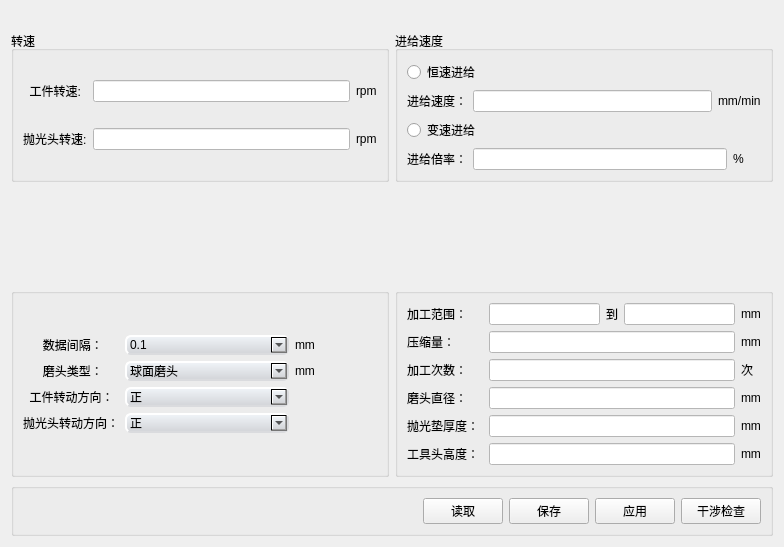
             <widget class="QWidget" name="page_4">
              <layout class="QVBoxLayout" name="verticalLayout">
               <item>
                <spacer name="horizontalSpacer_3">
                 <property name="orientation">
                  <enum>Qt::Horizontal</enum>
                 </property>
                 <property name="sizeHint" stdset="0">
                  <size>
                   <width>40</width>
                   <height>20</height>
                  </size>
                 </property>
                </spacer>
               </item>
               <item>
                <layout class="QGridLayout" name="gridLayout_15">
                 <item row="0" column="0">
                  <widget class="QGroupBox" name="groupBox_5">
                   <property name="title">
                    <string>转速</string>
                   </property>
                   <layout class="QHBoxLayout" name="horizontalLayout_23">
                    <item>
                     <layout class="QGridLayout" name="gridLayout_9">
                      <item row="0" column="0">
                       <widget class="QLabel" name="label_3">
                        <property name="text">
                         <string>  工件转速:</string>
                        </property>
                       </widget>
                      </item>
                      <item row="0" column="1">
                       <widget class="QLineEdit" name="lineEdit_constCSpeed">
                        <property name="styleSheet">
                         <string notr="true">background-color: rgb(255, 255, 255);</string>
                        </property>
                       </widget>
                      </item>
                      <item row="0" column="2">
                       <widget class="QLabel" name="label_40">
                        <property name="text">
                         <string>rpm</string>
                        </property>
                       </widget>
                      </item>
                      <item row="1" column="0">
                       <widget class="QLabel" name="label_54">
                        <property name="text">
                         <string>抛光头转速:</string>
                        </property>
                       </widget>
                      </item>
                      <item row="1" column="1">
                       <widget class="QLineEdit" name="lineEdit_Toolspeed">
                        <property name="sizePolicy">
                         <sizepolicy hsizetype="Ignored" vsizetype="Fixed">
                          <horstretch>0</horstretch>
                          <verstretch>0</verstretch>
                         </sizepolicy>
                        </property>
                        <property name="styleSheet">
                         <string notr="true">background-color: rgb(255, 255, 255);</string>
                        </property>
                       </widget>
                      </item>
                      <item row="1" column="2">
                       <widget class="QLabel" name="label_41">
                        <property name="text">
                         <string>rpm</string>
                        </property>
                       </widget>
                      </item>
                     </layout>
                    </item>
                   </layout>
                  </widget>
                 </item>
                 <item row="2" column="1">
                  <widget class="QGroupBox" name="groupBox_8">
                   <property name="title">
                    <string/>
                   </property>
                   <layout class="QHBoxLayout" name="horizontalLayout_21">
                    <item>
                     <layout class="QGridLayout" name="gridLayout_6">
                      <item row="0" column="0">
                       <widget class="QLabel" name="label_52">
                        <property name="text">
                         <string>加工范围：  </string>
                        </property>
                       </widget>
                      </item>
                      <item row="0" column="1">
                       <widget class="QLineEdit" name="lineEdit_ProdessLeft">
                        <property name="styleSheet">
                         <string notr="true">background-color: rgb(255, 255, 255);</string>
                        </property>
                       </widget>
                      </item>
                      <item row="0" column="2">
                       <widget class="QLabel" name="label_113">
                        <property name="text">
                         <string>到</string>
                        </property>
                       </widget>
                      </item>
                      <item row="0" column="3">
                       <widget class="QLineEdit" name="lineEdit_ProcessRight">
                        <property name="styleSheet">
                         <string notr="true">background-color: rgb(255, 255, 255);</string>
                        </property>
                       </widget>
                      </item>
                      <item row="0" column="4">
                       <widget class="QLabel" name="label_56">
                        <property name="text">
                         <string>mm</string>
                        </property>
                       </widget>
                      </item>
                      <item row="1" column="0">
                       <widget class="QLabel" name="label_53">
                        <property name="text">
                         <string>压缩量： </string>
                        </property>
                       </widget>
                      </item>
                      <item row="1" column="1" colspan="3">
                       <widget class="QLineEdit" name="lineEdit_Pressure">
                        <property name="sizePolicy">
                         <sizepolicy hsizetype="Ignored" vsizetype="Fixed">
                          <horstretch>0</horstretch>
                          <verstretch>0</verstretch>
                         </sizepolicy>
                        </property>
                        <property name="styleSheet">
                         <string notr="true">background-color: rgb(255, 255, 255);</string>
                        </property>
                       </widget>
                      </item>
                      <item row="1" column="4">
                       <widget class="QLabel" name="label_57">
                        <property name="text">
                         <string>mm</string>
                        </property>
                       </widget>
                      </item>
                      <item row="2" column="0">
                       <widget class="QLabel" name="label_55">
                        <property name="text">
                         <string>加工次数： </string>
                        </property>
                       </widget>
                      </item>
                      <item row="2" column="1" colspan="3">
                       <widget class="QLineEdit" name="lineEdit_ProcessCycle">
                        <property name="sizePolicy">
                         <sizepolicy hsizetype="Ignored" vsizetype="Fixed">
                          <horstretch>0</horstretch>
                          <verstretch>0</verstretch>
                         </sizepolicy>
                        </property>
                        <property name="styleSheet">
                         <string notr="true">background-color: rgb(255, 255, 255);</string>
                        </property>
                       </widget>
                      </item>
                      <item row="2" column="4">
                       <widget class="QLabel" name="label_58">
                        <property name="text">
                         <string>次</string>
                        </property>
                       </widget>
                      </item>
                      <item row="3" column="0">
                       <widget class="QLabel" name="label_133">
                        <property name="text">
                         <string>磨头直径： </string>
                        </property>
                       </widget>
                      </item>
                      <item row="3" column="1" colspan="3">
                       <widget class="QLineEdit" name="lineEdit_ToolD">
                        <property name="sizePolicy">
                         <sizepolicy hsizetype="Ignored" vsizetype="Fixed">
                          <horstretch>0</horstretch>
                          <verstretch>0</verstretch>
                         </sizepolicy>
                        </property>
                        <property name="styleSheet">
                         <string notr="true">background-color: rgb(255, 255, 255);</string>
                        </property>
                       </widget>
                      </item>
                      <item row="3" column="4">
                       <widget class="QLabel" name="label_116">
                        <property name="text">
                         <string>mm</string>
                        </property>
                       </widget>
                      </item>
                      <item row="4" column="0">
                       <widget class="QLabel" name="label_136">
                        <property name="text">
                         <string>抛光垫厚度： </string>
                        </property>
                       </widget>
                      </item>
                      <item row="4" column="1" colspan="3">
                       <widget class="QLineEdit" name="lineEdit_ClothThick">
                        <property name="sizePolicy">
                         <sizepolicy hsizetype="Ignored" vsizetype="Fixed">
                          <horstretch>0</horstretch>
                          <verstretch>0</verstretch>
                         </sizepolicy>
                        </property>
                        <property name="styleSheet">
                         <string notr="true">background-color: rgb(255, 255, 255);</string>
                        </property>
                       </widget>
                      </item>
                      <item row="4" column="4">
                       <widget class="QLabel" name="label_130">
                        <property name="text">
                         <string>mm</string>
                        </property>
                       </widget>
                      </item>
                      <item row="5" column="0">
                       <widget class="QLabel" name="label_141">
                        <property name="text">
                         <string>工具头高度： </string>
                        </property>
                       </widget>
                      </item>
                      <item row="5" column="1" colspan="3">
                       <widget class="QLineEdit" name="lineEdit_Toolhigh">
                        <property name="sizePolicy">
                         <sizepolicy hsizetype="Ignored" vsizetype="Fixed">
                          <horstretch>0</horstretch>
                          <verstretch>0</verstretch>
                         </sizepolicy>
                        </property>
                        <property name="styleSheet">
                         <string notr="true">background-color: rgb(255, 255, 255);</string>
                        </property>
                       </widget>
                      </item>
                      <item row="5" column="4">
                       <widget class="QLabel" name="label_134">
                        <property name="text">
                         <string>mm</string>
                        </property>
                       </widget>
                      </item>
                     </layout>
                    </item>
                   </layout>
                  </widget>
                 </item>
                 <item row="2" column="0">
                  <widget class="QGroupBox" name="groupBox_7">
                   <property name="title">
                    <string/>
                   </property>
                   <layout class="QVBoxLayout" name="verticalLayout_11">
                    <item>
                     <layout class="QGridLayout" name="gridLayout">
                      <item row="1" column="0">
                       <widget class="QLabel" name="label_47">
                        <property name="text">
                         <string>      磨头类型：</string>
                        </property>
                       </widget>
                      </item>
                      <item row="1" column="3">
                       <widget class="QLabel" name="label_49">
                        <property name="text">
                         <string>mm</string>
                        </property>
                       </widget>
                      </item>
                      <item row="0" column="1" colspan="2">
                       <widget class="QComboBox" name="comboBox_dataDistance">
                        <property name="styleSheet">
                         <string notr="true">/*按钮普通态*/
QComboBox{
         border-style: outset;
         border-width: 2px;
         border-color: #dadbde;
         border-radius: 6px;
         background-color: qlineargradient(x1: 0, y1: 0, x2:0, y2:1,stop: 0 #f0f4f8, stop: 1 #d2d4d8);    
}</string>
                        </property>
                        <property name="modelColumn">
                         <number>0</number>
                        </property>
                        <item>
                         <property name="text">
                          <string>0.1</string>
                         </property>
                        </item>
                        <item>
                         <property name="text">
                          <string>0.05</string>
                         </property>
                        </item>
                       </widget>
                      </item>
                      <item row="0" column="3">
                       <widget class="QLabel" name="label_48">
                        <property name="text">
                         <string>mm</string>
                        </property>
                       </widget>
                      </item>
                      <item row="0" column="0">
                       <widget class="QLabel" name="label_46">
                        <property name="text">
                         <string>      数据间隔：</string>
                        </property>
                       </widget>
                      </item>
                      <item row="2" column="0">
                       <widget class="QLabel" name="label_50">
                        <property name="text">
                         <string>  工件转动方向：</string>
                        </property>
                       </widget>
                      </item>
                      <item row="3" column="1" colspan="2">
                       <widget class="QComboBox" name="comboBox_ToolDirect">
                        <property name="styleSheet">
                         <string notr="true">/*按钮普通态*/
QComboBox{
         border-style: outset;
         border-width: 2px;
         border-color: #dadbde;
         border-radius: 6px;
         background-color: qlineargradient(x1: 0, y1: 0, x2:0, y2:1,stop: 0 #f0f4f8, stop: 1 #d2d4d8);    
}</string>
                        </property>
                        <item>
                         <property name="text">
                          <string>正</string>
                         </property>
                        </item>
                        <item>
                         <property name="text">
                          <string>反</string>
                         </property>
                        </item>
                       </widget>
                      </item>
                      <item row="2" column="1" colspan="2">
                       <widget class="QComboBox" name="comboBox_Cdirect">
                        <property name="styleSheet">
                         <string notr="true">/*按钮普通态*/
QComboBox{
         border-style: outset;
         border-width: 2px;
         border-color: #dadbde;
         border-radius: 6px;
         background-color: qlineargradient(x1: 0, y1: 0, x2:0, y2:1,stop: 0 #f0f4f8, stop: 1 #d2d4d8);    
}</string>
                        </property>
                        <item>
                         <property name="text">
                          <string>正</string>
                         </property>
                        </item>
                        <item>
                         <property name="text">
                          <string>反</string>
                         </property>
                        </item>
                       </widget>
                      </item>
                      <item row="3" column="0">
                       <widget class="QLabel" name="label_51">
                        <property name="text">
                         <string>抛光头转动方向：</string>
                        </property>
                       </widget>
                      </item>
                      <item row="1" column="1" colspan="2">
                       <widget class="QComboBox" name="comboBox_toolRaidus">
                        <property name="styleSheet">
                         <string notr="true">/*按钮普通态*/
QComboBox{
         border-style: outset;
         border-width: 2px;
         border-color: #dadbde;
         border-radius: 6px;
         background-color: qlineargradient(x1: 0, y1: 0, x2:0, y2:1,stop: 0 #f0f4f8, stop: 1 #d2d4d8);    
}</string>
                        </property>
                        <item>
                         <property name="text">
                          <string>球面磨头</string>
                         </property>
                        </item>
                        <item>
                         <property name="text">
                          <string>平面磨头</string>
                         </property>
                        </item>
                       </widget>
                      </item>
                     </layout>
                    </item>
                   </layout>
                  </widget>
                 </item>
                 <item row="0" column="1">
                  <widget class="QGroupBox" name="groupBox_6">
                   <property name="title">
                    <string>进给速度</string>
                   </property>
                   <layout class="QHBoxLayout" name="horizontalLayout_22">
                    <item>
                     <layout class="QVBoxLayout" name="verticalLayout_2">
                      <item>
                       <widget class="QRadioButton" name="radioButton_constantFeed">
                        <property name="text">
                         <string>恒速进给</string>
                        </property>
                       </widget>
                      </item>
                      <item>
                       <layout class="QHBoxLayout" name="horizontalLayout_14">
                        <item>
                         <widget class="QLabel" name="label_42">
                          <property name="text">
                           <string>进给速度：</string>
                          </property>
                         </widget>
                        </item>
                        <item>
                         <widget class="QLineEdit" name="lineEdit_constfeed">
                          <property name="styleSheet">
                           <string notr="true">background-color: rgb(255, 255, 255);</string>
                          </property>
                         </widget>
                        </item>
                        <item>
                         <widget class="QLabel" name="label_44">
                          <property name="text">
                           <string>mm/min</string>
                          </property>
                         </widget>
                        </item>
                       </layout>
                      </item>
                      <item>
                       <widget class="QRadioButton" name="radioButton_ChangedFeed">
                        <property name="text">
                         <string>变速进给</string>
                        </property>
                       </widget>
                      </item>
                      <item>
                       <layout class="QHBoxLayout" name="horizontalLayout_13">
                        <item>
                         <widget class="QLabel" name="label_43">
                          <property name="text">
                           <string>进给倍率：</string>
                          </property>
                         </widget>
                        </item>
                        <item>
                         <widget class="QLineEdit" name="lineEdit_feedrate">
                          <property name="styleSheet">
                           <string notr="true">background-color: rgb(255, 255, 255);</string>
                          </property>
                         </widget>
                        </item>
                        <item>
                         <widget class="QLabel" name="label_45">
                          <property name="text">
                           <string>%     </string>
                          </property>
                         </widget>
                        </item>
                       </layout>
                      </item>
                     </layout>
                    </item>
                   </layout>
                  </widget>
                 </item>
                 <item row="1" column="0">
                  <spacer name="verticalSpacer">
                   <property name="orientation">
                    <enum>Qt::Vertical</enum>
                   </property>
                   <property name="sizeType">
                    <enum>QSizePolicy::Fixed</enum>
                   </property>
                   <property name="sizeHint" stdset="0">
                    <size>
                     <width>20</width>
                     <height>100</height>
                    </size>
                   </property>
                  </spacer>
                 </item>
                </layout>
               </item>
               <item>
                <widget class="QGroupBox" name="groupBox_9">
                 <property name="title">
                  <string/>
                 </property>
                 <layout class="QGridLayout" name="gridLayout_24">
                  <item row="0" column="2">
                   <widget class="QPushButton" name="pushButton_13">
                    <property name="minimumSize">
                     <size>
                      <width>0</width>
                      <height>20</height>
                     </size>
                    </property>
                    <property name="text">
                     <string>保存</string>
                    </property>
                   </widget>
                  </item>
                  <item row="0" column="1">
                   <widget class="QPushButton" name="pushButton_12">
                    <property name="minimumSize">
                     <size>
                      <width>0</width>
                      <height>20</height>
                     </size>
                    </property>
                    <property name="text">
                     <string>读取</string>
                    </property>
                   </widget>
                  </item>
                  <item row="0" column="3">
                   <widget class="QPushButton" name="pushButton_14">
                    <property name="minimumSize">
                     <size>
                      <width>0</width>
                      <height>20</height>
                     </size>
                    </property>
                    <property name="text">
                     <string>应用</string>
                    </property>
                   </widget>
                  </item>
                  <item row="0" column="4">
                   <widget class="QPushButton" name="pushButton_44">
                    <property name="minimumSize">
                     <size>
                      <width>0</width>
                      <height>20</height>
                     </size>
                    </property>
                    <property name="text">
                     <string>干涉检查</string>
                    </property>
                   </widget>
                  </item>
                  <item row="0" column="0">
                   <spacer name="horizontalSpacer_7">
                    <property name="orientation">
                     <enum>Qt::Horizontal</enum>
                    </property>
                    <property name="sizeType">
                     <enum>QSizePolicy::Fixed</enum>
                    </property>
                    <property name="sizeHint" stdset="0">
                     <size>
                      <width>400</width>
                      <height>20</height>
                     </size>
                    </property>
                   </spacer>
                  </item>
                 </layout>
                </widget>
               </item>
              </layout>
             </widget>
